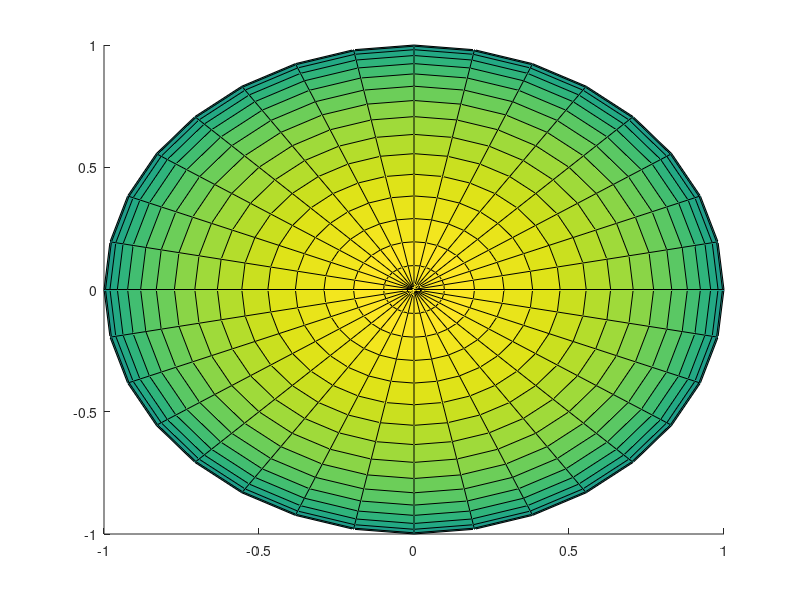

Reproduce this figure in MATLAB. (Note: this script raises an error after producing the figure.)
function eyehandle = make3deye(name, radius, nsegs, iriscolour)

% eyehandle = make3deye(name, nsegs, iriscolour)
% unit radius spherical eye centred at 0, looking along z
% specify iris colour as 1x3 rgb array
% userdata.pose is 4D pose matrix
% MGP June 2004

% save hold state and set hold on
% (surf over-writes!)
nothold = false;
if ~ishold
    nothold = true;
    hold on
end

if nargin<4
    iriscolour = [0 .2 .9];
end
if nargin<3
    nsegs = 32;
end
if nargin<2
    radius = 1;
end
if nargin==0
    name = 'aneye';
end

[x,y,z] = sphere(nsegs);
surfsphere = surf(radius*x,radius*y,radius*z);
[faces, vertices] = surf2patch(surfsphere, 'triangles'); delete(surfsphere);
[Nface, jnk] = size(faces);
eyehandle = patch('faces', faces, 'vertices', vertices, ...
    'facecolor', 'flat', 'edgecolor', 'none');

% eye white
colour = ones(Nface, 1)*[1 .975 .975];

% iris colour
iris = find(vertices(:,3)>.8*radius);
iface = [];
for i=1:length(iris)
    [j, jnk] = ind2sub(size(faces), find(faces==iris(i)));
    iface = [iface; j];
end
colour(iface, :) = .95*ones(length(iface), 1)*iriscolour + .05*randn(length(iface), 3);

% pupil black
pupil = find(vertices(:,3)>.98*radius);
iface = [];
for i=1:length(pupil)
    [j, jnk] = ind2sub(size(faces), find(faces==pupil(i)));
    iface = [iface; j];
end
colour(iface, :) = zeros(length(iface), 3);
colour(iface(1),:) = ones(1,3);


set(eyehandle, 'facevertexcdata', colour);
set(gca, 'dataaspectratio', [1 1 1], 'visible', 'off');
lite = findobj(gca, 'type', 'light');
if isempty(lite)
    lite = light;
    set(lite, 'position', [50 -100 50]);
    lighting gouraud
end

rigidbody(eyehandle, 'name', name);

% restore hold state
if nothold
    hold off
end